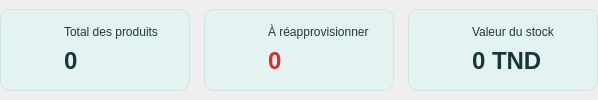
                       <widget class="QWidget" name="ligneCartesStock">
                        <layout class="QHBoxLayout" name="layout_ligneCartes">
                         <property name="spacing">
                          <number>14</number>
                         </property>
                         <property name="leftMargin">
                          <number>0</number>
                         </property>
                         <property name="topMargin">
                          <number>0</number>
                         </property>
                         <property name="rightMargin">
                          <number>0</number>
                         </property>
                         <property name="bottomMargin">
                          <number>0</number>
                         </property>
                         <item>
                          <widget class="QFrame" name="frameCarte1Stock">
                           <property name="minimumSize">
                            <size>
                             <width>190</width>
                             <height>82</height>
                            </size>
                           </property>
                           <property name="maximumSize">
                            <size>
                             <width>16777215</width>
                             <height>82</height>
                            </size>
                           </property>
                           <property name="styleSheet">
                            <string>.QFrame { background-color:#E4F2F1; border:1px solid #CFE5E3; border-radius:10px; }</string>
                           </property>
                           <widget class="QLabel" name="lblCarte1IconeStock">
                            <property name="geometry">
                             <rect>
                              <x>18</x>
                              <y>25</y>
                              <width>32</width>
                              <height>32</height>
                             </rect>
                            </property>
                            <property name="scaledContents">
                             <bool>true</bool>
                            </property>
                            <property name="pixmap">
                             <pixmap resource="ressources.qrc">:/icones/box_teal.png</pixmap>
                            </property>
                           </widget>
                           <widget class="QLabel" name="lblCarte1TitreStock">
                            <property name="geometry">
                             <rect>
                              <x>64</x>
                              <y>12</y>
                              <width>220</width>
                              <height>22</height>
                             </rect>
                            </property>
                            <property name="styleSheet">
                             <string>color:#1E3A3A; font-size:12px;</string>
                            </property>
                            <property name="text">
                             <string>Total des produits</string>
                            </property>
                           </widget>
                           <widget class="QLabel" name="lblValeurTotalStock">
                            <property name="geometry">
                             <rect>
                              <x>64</x>
                              <y>34</y>
                              <width>220</width>
                              <height>36</height>
                             </rect>
                            </property>
                            <property name="styleSheet">
                             <string>color:#17363A; font-size:24px; font-weight:bold;</string>
                            </property>
                            <property name="text">
                             <string>0</string>
                            </property>
                           </widget>
                          </widget>
                         </item>
                         <item>
                          <widget class="QFrame" name="frameCarte2Stock">
                           <property name="minimumSize">
                            <size>
                             <width>190</width>
                             <height>82</height>
                            </size>
                           </property>
                           <property name="maximumSize">
                            <size>
                             <width>16777215</width>
                             <height>82</height>
                            </size>
                           </property>
                           <property name="styleSheet">
                            <string>.QFrame { background-color:#E4F2F1; border:1px solid #CFE5E3; border-radius:10px; }</string>
                           </property>
                           <widget class="QLabel" name="lblCarte2IconeStock">
                            <property name="geometry">
                             <rect>
                              <x>18</x>
                              <y>25</y>
                              <width>32</width>
                              <height>32</height>
                             </rect>
                            </property>
                            <property name="scaledContents">
                             <bool>true</bool>
                            </property>
                            <property name="pixmap">
                             <pixmap resource="ressources.qrc">:/icones/warning_red.png</pixmap>
                            </property>
                           </widget>
                           <widget class="QLabel" name="lblCarte2TitreStock">
                            <property name="geometry">
                             <rect>
                              <x>64</x>
                              <y>12</y>
                              <width>220</width>
                              <height>22</height>
                             </rect>
                            </property>
                            <property name="styleSheet">
                             <string>color:#1E3A3A; font-size:12px;</string>
                            </property>
                            <property name="text">
                             <string>À réapprovisionner</string>
                            </property>
                           </widget>
                           <widget class="QLabel" name="lblValeurReapproStock">
                            <property name="geometry">
                             <rect>
                              <x>64</x>
                              <y>34</y>
                              <width>220</width>
                              <height>36</height>
                             </rect>
                            </property>
                            <property name="styleSheet">
                             <string>color:#D32F2F; font-size:24px; font-weight:bold;</string>
                            </property>
                            <property name="text">
                             <string>0</string>
                            </property>
                           </widget>
                          </widget>
                         </item>
                         <item>
                          <widget class="QFrame" name="frameCarte3Stock">
                           <property name="minimumSize">
                            <size>
                             <width>190</width>
                             <height>82</height>
                            </size>
                           </property>
                           <property name="maximumSize">
                            <size>
                             <width>16777215</width>
                             <height>82</height>
                            </size>
                           </property>
                           <property name="styleSheet">
                            <string>.QFrame { background-color:#E4F2F1; border:1px solid #CFE5E3; border-radius:10px; }</string>
                           </property>
                           <widget class="QLabel" name="lblCarte3IconeStock">
                            <property name="geometry">
                             <rect>
                              <x>18</x>
                              <y>25</y>
                              <width>32</width>
                              <height>32</height>
                             </rect>
                            </property>
                            <property name="scaledContents">
                             <bool>true</bool>
                            </property>
                            <property name="pixmap">
                             <pixmap resource="ressources.qrc">:/icones/coins_orange.png</pixmap>
                            </property>
                           </widget>
                           <widget class="QLabel" name="lblCarte3TitreStock">
                            <property name="geometry">
                             <rect>
                              <x>64</x>
                              <y>12</y>
                              <width>220</width>
                              <height>22</height>
                             </rect>
                            </property>
                            <property name="styleSheet">
                             <string>color:#1E3A3A; font-size:12px;</string>
                            </property>
                            <property name="text">
                             <string>Valeur du stock</string>
                            </property>
                           </widget>
                           <widget class="QLabel" name="lblValeurStock">
                            <property name="geometry">
                             <rect>
                              <x>64</x>
                              <y>34</y>
                              <width>220</width>
                              <height>36</height>
                             </rect>
                            </property>
                            <property name="styleSheet">
                             <string>color:#17363A; font-size:24px; font-weight:bold;</string>
                            </property>
                            <property name="text">
                             <string>0 TND</string>
                            </property>
                           </widget>
                          </widget>
                         </item>
                        </layout>
                       </widget>
